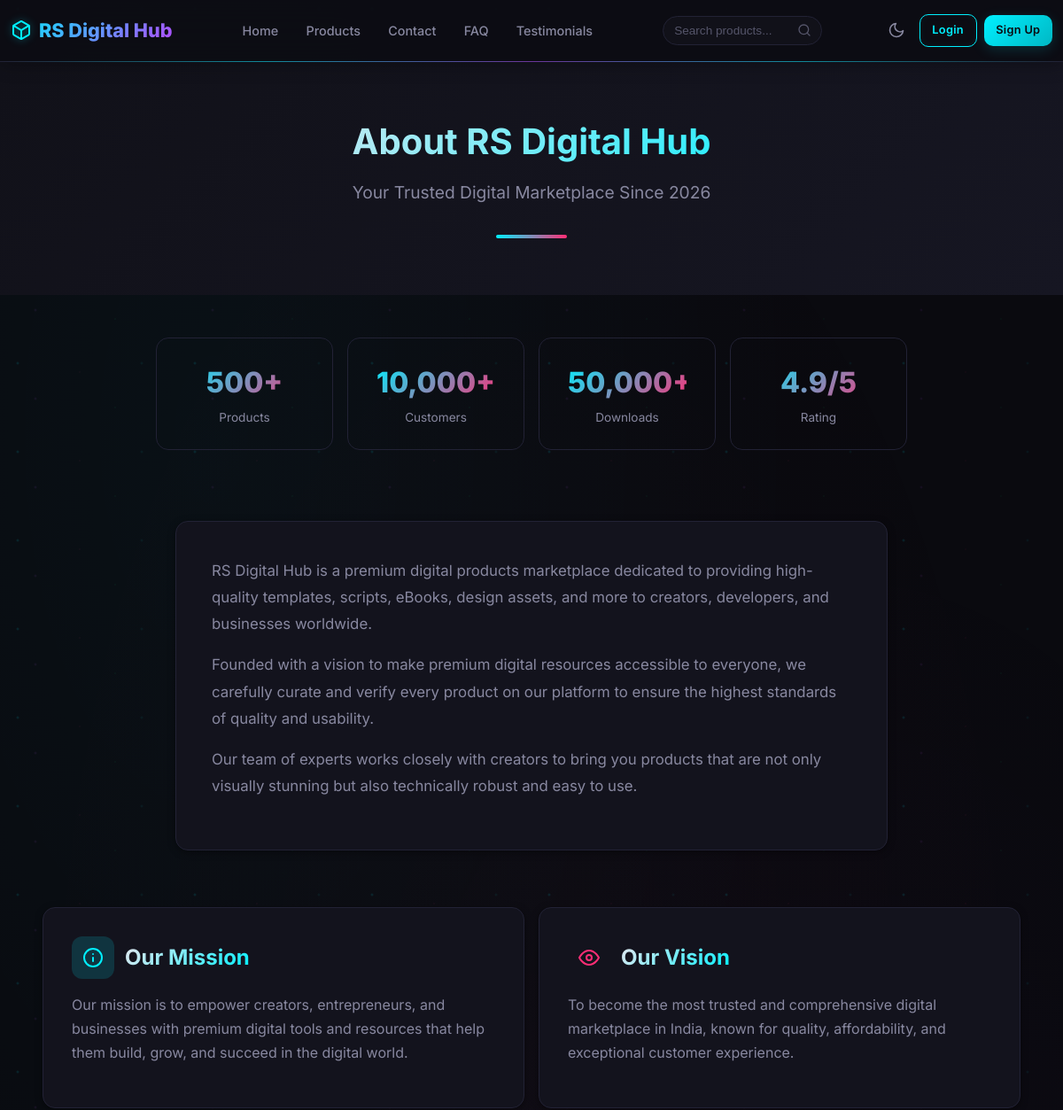
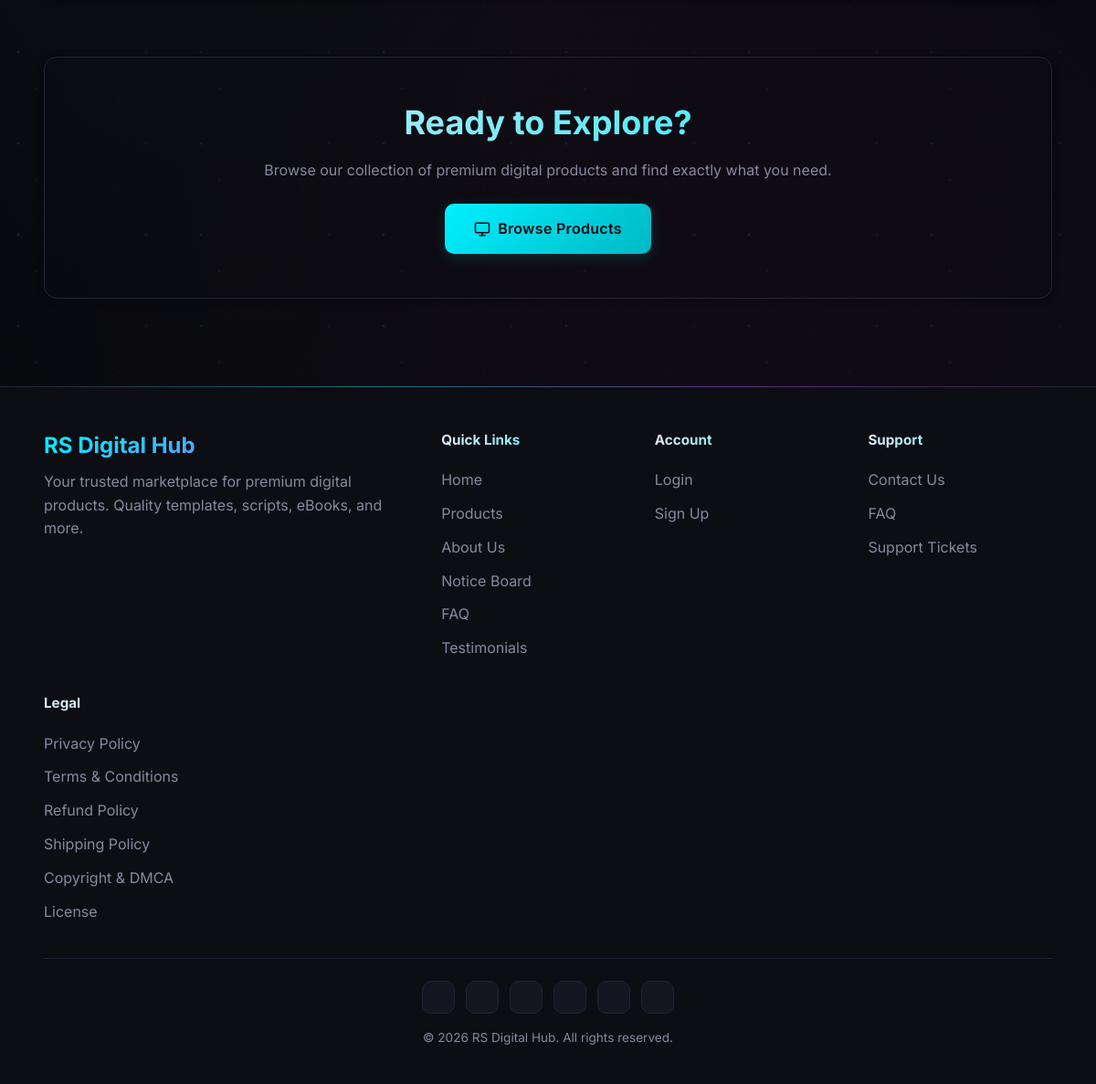
Page /about.php on the committed database (2 pictures, top to bottom).
### tables this page shows
CREATE TABLE IF NOT EXISTS about_us (
    id INT AUTO_INCREMENT PRIMARY KEY,
    product_type VARCHAR(50) DEFAULT 'general',
    title VARCHAR(200) NOT NULL DEFAULT 'About Us',
    subtitle VARCHAR(300) DEFAULT NULL,
    content TEXT NOT NULL,
    mission TEXT DEFAULT NULL,
    vision TEXT DEFAULT NULL,
    stats_json JSON DEFAULT NULL,
    updated_at TIMESTAMP DEFAULT CURRENT_TIMESTAMP ON UPDATE CURRENT_TIMESTAMP,
    INDEX idx_product_type (product_type)
);

CREATE TABLE IF NOT EXISTS settings (
    id INT AUTO_INCREMENT PRIMARY KEY,
    setting_key VARCHAR(100) UNIQUE NOT NULL,
    setting_value TEXT,
    created_at TIMESTAMP DEFAULT CURRENT_TIMESTAMP,
    updated_at TIMESTAMP DEFAULT CURRENT_TIMESTAMP ON UPDATE CURRENT_TIMESTAMP
);

CREATE TABLE IF NOT EXISTS social_links (
    id INT AUTO_INCREMENT PRIMARY KEY,
    product_type VARCHAR(50) DEFAULT 'general',
    platform VARCHAR(50) NOT NULL,
    icon_svg TEXT DEFAULT NULL,
    url VARCHAR(500) NOT NULL DEFAULT '',
    label VARCHAR(100) DEFAULT NULL,
    is_active TINYINT(1) DEFAULT 1,
    sort_order INT DEFAULT 0,
    created_at TIMESTAMP DEFAULT CURRENT_TIMESTAMP,
    updated_at TIMESTAMP DEFAULT CURRENT_TIMESTAMP ON UPDATE CURRENT_TIMESTAMP,
    UNIQUE KEY idx_platform_section (platform, product_type)
);

### includes/functions.php (called while the page is built, shortened)
<?php
function sanitize($data) {
    return htmlspecialchars(strip_tags(trim($data)), ENT_QUOTES, 'UTF-8');
}
function getSetting($key, $default = '') {
    global $pdo;
    $stmt = $pdo->prepare("SELECT setting_value FROM settings WHERE setting_key = ? AND setting_value != ''");
    $stmt->execute([$key]);
    $value = $stmt->fetchColumn();
    return $value !== false ? $value : $default;
}
function isLoggedIn() {
    return isset($_SESSION['user_id']);
}

### about.php (the view, shortened to what this page needs)
<?php
require_once __DIR__ . '/includes/header.php';
$stmt = $pdo->query("SELECT * FROM about_us LIMIT 1");
$about = $stmt->fetch();
$stats = json_decode($about['stats_json'] ?? '{}', true) ?: [];
?>
<section class="section" style="background:linear-gradient(135deg,var(--bg-secondary) 0%,var(--bg-tertiary) 100%);padding:4rem 0">
    <div class="container" style="text-align:center;max-width:800px">
        <h1 style="font-size:clamp(1.75rem,5vw,2.5rem);margin-bottom:1rem"><?php echo sanitize($about['title']); ?></h1>
        <?php if ($about['subtitle']): ?>
        <p style="font-size:1.2rem;color:var(--text-secondary);margin-bottom:2rem"><?php echo sanitize($about['subtitle']); ?></p>
        <?php endif; ?>
        <div style="width:80px;height:4px;background:linear-gradient(90deg,var(--primary),var(--accent));border-radius:2px;margin:0 auto"></div>
    </div>
</section>
<?php if (!empty($stats) && array_filter($stats)): ?>
<section class="section" style="padding:3rem 0">
    <div class="container">
        <div class="d-flex flex-wrap justify-center gap-2">
            <?php if (!empty($stats['products'])): ?>
            <div class="stat-card">
                <div class="stat-number"><?php echo sanitize($stats['products']); ?></div>
                <div class="stat-label">Products</div>
            </div>
            <?php endif; ?>
            <?php if (!empty($stats['customers'])): ?>
            <div class="stat-card">
                <div class="stat-number"><?php echo sanitize($stats['customers']); ?></div>
                <div class="stat-label">Customers</div>
            </div>
            <?php endif; ?>
            <?php if (!empty($stats['downloads'])): ?>
            <div class="stat-card">
                <div class="stat-number"><?php echo sanitize($stats['downloads']); ?></div>
                <div class="stat-label">Downloads</div>
            </div>
            <?php endif; ?>
            <?php if (!empty($stats['rating'])): ?>
            <div class="stat-card">
                <div class="stat-number"><?php echo sanitize($stats['rating']); ?></div>
                <div class="stat-label">Rating</div>
            </div>
            <?php endif; ?>
        </div>
    </div>
</section>
<?php endif; ?>
<section class="section" style="padding:2rem 0 4rem">
    <div class="container" style="max-width:900px">
        <div class="card">
            <div class="card-body" style="padding:2.5rem">
                <div class="about-content">
                    <?php echo $about['content']; ?>
                </div>
            </div>
        </div>
    </div>
</section>
<?php if ($about['mission'] || $about['vision']): ?>
<section class="section" style="padding:0 0 4rem">
    <div class="container">
        <div class="d-flex flex-wrap gap-2">
            <?php if ($about['mission']): ?>
            <div class="card" style="flex:1;min-width:280px">
                <div class="card-body" style="padding:2rem">
                    <div style="display:flex;align-items:center;gap:0.75rem;margin-bottom:1rem">
                        <div style="width:48px;height:48px;border-radius:12px;background:var(--primary-glow-sm);display:flex;align-items:center;justify-content:center">
                            <svg xmlns="http://www.w3.org/2000/svg" width="24" height="24" viewBox="0 0 24 24" fill="none" stroke="var(--primary)" stroke-width="2" stroke-linecap="round" stroke-linejoin="round"><circle cx="12" cy="12" r="10"/><path d="M12 16v-4"/><path d="M12 8h.01"/></svg>
                        </div>
                        <h3 style="margin:0">Our Mission</h3>
                    </div>
                    <p style="color:var(--text-secondary);line-height:1.7"><?php echo sanitize($about['mission']); ?></p>
                </div>
            </div>
            <?php endif; ?>
            <?php if ($about['vision']): ?>
            <div class="card" style="flex:1;min-width:280px">
                <div class="card-body" style="padding:2rem">
                    <div style="display:flex;align-items:center;gap:0.75rem;margin-bottom:1rem">
                        <div style="width:48px;height:48px;border-radius:12px;background:var(--accent-glow-sm);display:flex;align-items:center;justify-content:center">
                            <svg xmlns="http://www.w3.org/2000/svg" width="24" height="24" viewBox="0 0 24 24" fill="none" stroke="var(--accent)" stroke-width="2" stroke-linecap="round" stroke-linejoin="round"><path d="M1 12s4-8 11-8 11 8 11 8-4 8-11 8-11-8-11-8z"/><circle cx="12" cy="12" r="3"/></svg>
                        </div>
                        <h3 style="margin:0">Our Vision</h3>
                    </div>
                    <p style="color:var(--text-secondary);line-height:1.7"><?php echo sanitize($about['vision']); ?></p>
                </div>
            </div>
            <?php endif; ?>
        </div>
    </div>
</section>
<?php endif; ?>
<section class="section" style="padding:0 0 4rem">
    <div class="container">
        <div class="card" style="background:linear-gradient(135deg,var(--primary-glow-sm),var(--accent-glow-sm));text-align:center;padding:3rem 2rem">
            <h2 style="margin-bottom:1rem">Ready to Explore?</h2>
            <p style="color:var(--text-secondary);margin-bottom:1.5rem">Browse our collection of premium digital products and find exactly what you need.</p>
            <a href="<?php echo SITE_URL; ?>/products.php" class="btn btn-primary btn-lg">
                <svg xmlns="http://www.w3.org/2000/svg" width="18" height="18" viewBox="0 0 24 24" fill="none" stroke="currentColor" stroke-width="2" stroke-linecap="round" stroke-linejoin="round"><rect x="2" y="3" width="20" height="14" rx="2" ry="2"/><line x1="8" y1="21" x2="16" y2="21"/><line x1="12" y1="17" x2="12" y2="21"/></svg>
                Browse Products
            </a>
        </div>
    </div>
</section>
<?php require_once __DIR__ . '/includes/footer.php'; ?>

### includes/footer.php (shortened to what this page needs)
    </main>
    <footer class="footer">
        <div class="container">
            <div class="footer-grid">
                <div class="footer-brand">
                    <h3><?php echo getSetting('site_name', SITE_NAME); ?></h3>
                    <p>Your trusted marketplace for premium digital products. Quality templates, scripts, eBooks, and more.</p>
                </div>
                <div class="footer-links">
                    <h4>Quick Links</h4>
                    <a href="<?php echo SITE_URL; ?>/index.php">Home</a>
                    <a href="<?php echo SITE_URL; ?>/products.php">Products</a>
                    <a href="<?php echo SITE_URL; ?>/about.php">About Us</a>
                    <a href="<?php echo SITE_URL; ?>/notices.php">Notice Board</a>
                    <a href="<?php echo SITE_URL; ?>/faq.php">FAQ</a>
                    <a href="<?php echo SITE_URL; ?>/testimonials.php">Testimonials</a>
                </div>
                <div class="footer-links">
                    <h4>Account</h4>
                    <?php if (isLoggedIn()): ?>
                    <a href="<?php echo SITE_URL; ?>/profile.php">Profile</a>
                    <a href="<?php echo SITE_URL; ?>/orders.php">My Orders</a>
                    <a href="<?php echo SITE_URL; ?>/logout.php">Logout</a>
                    <?php else: ?>
                    <a href="<?php echo SITE_URL; ?>/login.php">Login</a>
                    <a href="<?php echo SITE_URL; ?>/signup.php">Sign Up</a>
                    <?php endif; ?>
                </div>
                <div class="footer-links">
                    <h4>Support</h4>
                    <a href="<?php echo SITE_URL; ?>/contact.php">Contact Us</a>
                    <a href="<?php echo SITE_URL; ?>/faq.php">FAQ</a>
                    <a href="<?php echo SITE_URL; ?>/tickets.php">Support Tickets</a>
                </div>
                <div class="footer-links">
                    <h4>Legal</h4>
                    <a href="<?php echo SITE_URL; ?>/policy.php?slug=privacy-policy">Privacy Policy</a>
                    <a href="<?php echo SITE_URL; ?>/policy.php?slug=terms-and-conditions">Terms & Conditions</a>
                    <a href="<?php echo SITE_URL; ?>/policy.php?slug=refund-cancellation-policy">Refund Policy</a>
                    <a href="<?php echo SITE_URL; ?>/policy.php?slug=shipping-delivery-policy">Shipping Policy</a>
                    <a href="<?php echo SITE_URL; ?>/policy.php?slug=copyright-dmca-policy">Copyright & DMCA</a>
                    <a href="<?php echo SITE_URL; ?>/policy.php?slug=license">License</a>
                </div>
            </div>
            <div class="footer-bottom">
                <div class="footer-social">
                    <?php
                    $footerSocials = $pdo->query("SELECT * FROM social_links WHERE is_active = 1 AND url != '' ORDER BY sort_order ASC LIMIT 6")->fetchAll();
                    foreach ($footerSocials as $fs):
                    ?>
                    <a href="<?php echo sanitize($fs['url']); ?>" target="_blank" rel="noopener noreferrer" class="footer-social-icon footer-social-<?php echo $fs['platform']; ?>" title="<?php echo sanitize($fs['label'] ?? ucfirst($fs['platform'])); ?>">
                    </a>
                    <?php endforeach; ?>
                </div>
                <p><?php echo getSetting('site_footer_text', '© ' . date('Y') . ' ' . SITE_NAME . '. All rights reserved.'); ?></p>
            </div>
        </div>
    </footer>
</body>
</html>

### about.php (style rules this page uses)
.stat-card { background: var(--card-bg); border: 1px solid var(--border-color); border-radius: var(--border-radius); padding: 1.5rem 2rem; text-align: center; min-width: 140px; flex: 1; max-width: 200px; }
.stat-number { font-size: 2rem; font-weight: 800; background: linear-gradient(135deg, var(--primary), var(--accent)); -webkit-background-clip: text; -webkit-text-fill-color: transparent; background-clip: text; }
.stat-label { font-size: 0.85rem; color: var(--text-secondary); margin-top: 0.25rem; }
.about-content p { margin-bottom: 1rem; color: var(--text-secondary); line-height: 1.8; font-size: 1.05rem; }

### rows in the picture
about_us: title "About RS Digital Hub", subtitle "Your Trusted Digital Marketplace Since 2026", stats_json "500+", stats_json "10,000+", stats_json "50,000+", stats_json "4.9/5", content "RS Digital Hub is a premium digital products marketplace dedicated to providing high-quality templates, scripts, eBooks, design assets, and more to creators, developers, and businesses worldwide. Founded with a vision to make premium digital resources accessible to everyone, we carefully curate and verify every product on our platform to ensure the highest standards of quality and usability. Our team of experts works closely with creators to bring you products that are not only visually stunning but also technically robust and easy to use.", mission "Our mission is to empower creators, entrepreneurs, and businesses with premium digital tools and resources that help them build, grow, and succeed in the digital world.", vision "To become the most trusted and comprehensive digital marketplace in India, known for quality, affordability, and exceptional customer experience."
settings: setting_value "RS Digital Hub"
